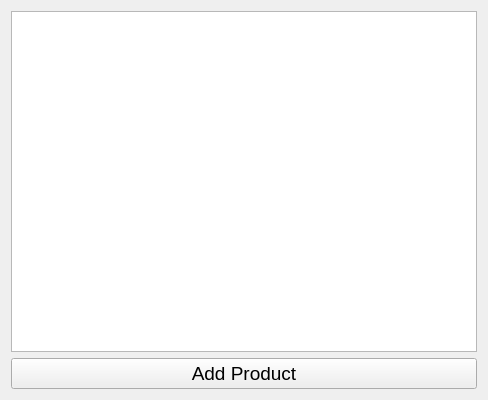
<?xml version="1.0" encoding="UTF-8"?>
<ui version="4.0">
 <class>ShoppingBasketWindowClass</class>
 <widget class="QWidget" name="ShoppingBasketWindowClass">
  <property name="geometry">
   <rect>
    <x>0</x>
    <y>0</y>
    <width>488</width>
    <height>400</height>
   </rect>
  </property>
  <property name="windowTitle">
   <string>ShoppingBasketWindow</string>
  </property>
  <layout class="QVBoxLayout" name="verticalLayout">
   <item>
    <widget class="QTableView" name="productsTableView">
     <property name="font">
      <font>
       <pointsize>14</pointsize>
      </font>
     </property>
    </widget>
   </item>
   <item>
    <widget class="QPushButton" name="addButton">
     <property name="font">
      <font>
       <pointsize>14</pointsize>
      </font>
     </property>
     <property name="text">
      <string>Add Product</string>
     </property>
    </widget>
   </item>
  </layout>
 </widget>
 <layoutdefault spacing="6" margin="11"/>
 <resources/>
 <connections/>
</ui>
